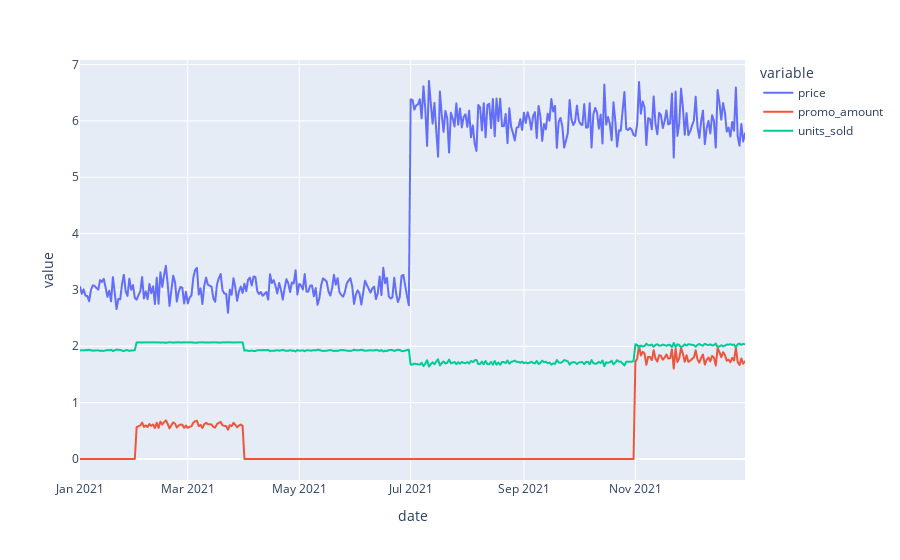

Notebook source saved alongside this figure:
### Code cell
SALES.viz_ts_data()

### Figure 1 — Plotly figure (JSON) as saved in the notebook; plotly's stock layout.template omitted (floating-point values rounded to 4 significant figures; data arrays with more than 128 entries replaced by an {"elided": "..."} marker saying what was removed)
{"data": [{"hovertemplate": "variable=price<br>date=%{x}<br>value=%{y}<extra></extra>", "legendgroup": "price", "line": {"color": "#636efa", "dash": "solid"}, "marker": {"symbol": "circle"}, "mode": "lines", "name": "price", "showlegend": true, "type": "scattergl", "x": {"elided": "365 str values"}, "xaxis": "x", "y": {"elided": "365 float values"}, "yaxis": "y"}, {"hovertemplate": "variable=promo_amount<br>date=%{x}<br>value=%{y}<extra></extra>", "legendgroup": "promo_amount", "line": {"color": "#EF553B", "dash": "solid"}, "marker": {"symbol": "circle"}, "mode": "lines", "name": "promo_amount", "showlegend": true, "type": "scattergl", "x": {"elided": "365 str values"}, "xaxis": "x", "y": {"elided": "365 float values"}, "yaxis": "y"}, {"hovertemplate": "variable=units_sold<br>date=%{x}<br>value=%{y}<extra></extra>", "legendgroup": "units_sold", "line": {"color": "#00cc96", "dash": "solid"}, "marker": {"symbol": "circle"}, "mode": "lines", "name": "units_sold", "showlegend": true, "type": "scattergl", "x": {"elided": "365 str values"}, "xaxis": "x", "y": {"elided": "365 float values"}, "yaxis": "y"}], "layout": {"legend": {"title": {"text": "variable"}, "tracegroupgap": 0}, "margin": {"t": 60}, "xaxis": {"anchor": "y", "domain": [0, 1], "title": {"text": "date"}}, "yaxis": {"anchor": "x", "domain": [0, 1], "title": {"text": "value"}}}}
